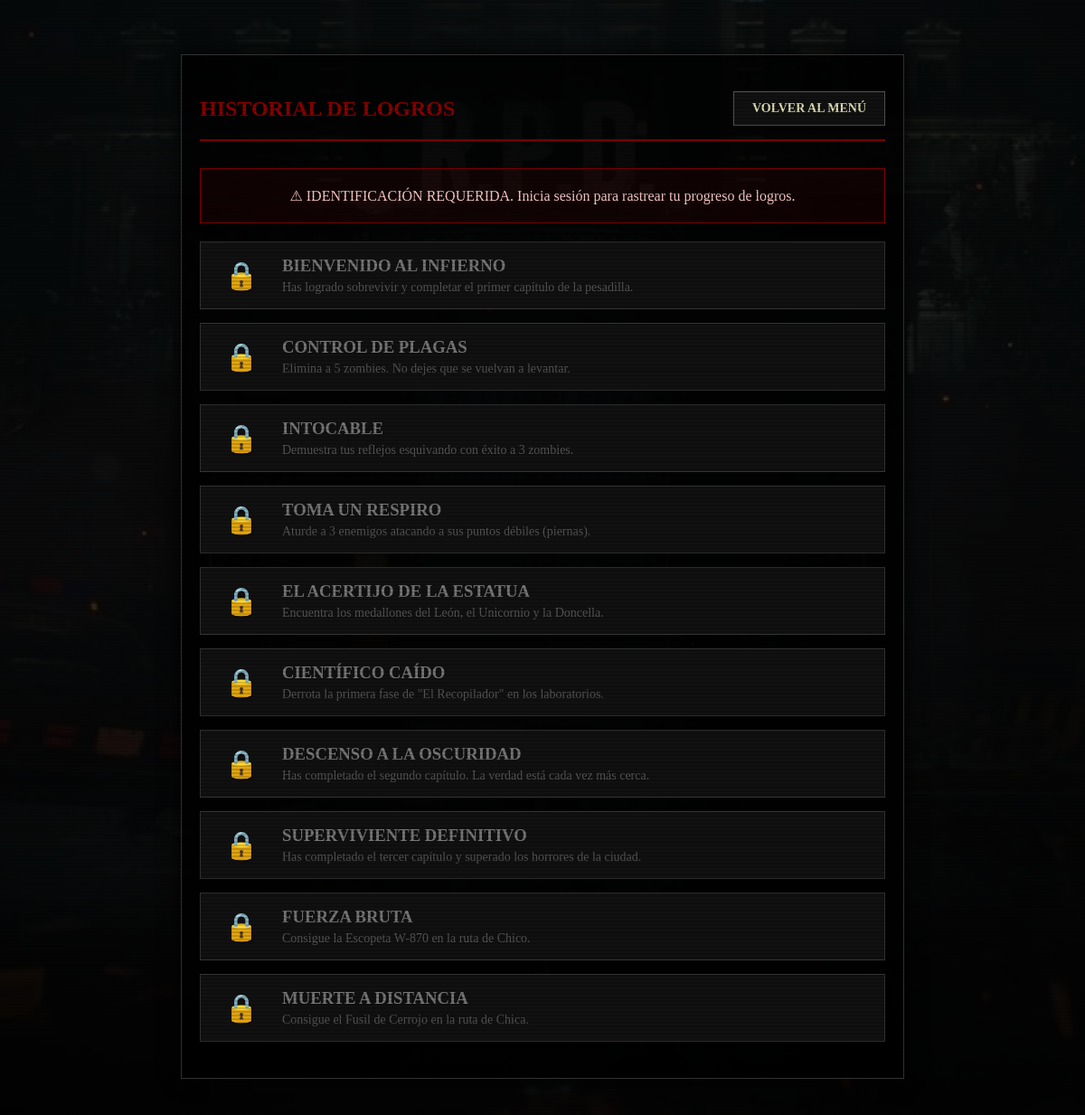
The app's page /pages/logros.php with its own data.
### tables this page shows
CREATE TABLE catalogo_logros (
    id_logro INTEGER PRIMARY KEY AUTOINCREMENT,
    nombre TEXT UNIQUE NOT NULL,
    descripcion TEXT NOT NULL
);

### pages/logros.php (the view, shortened to what this page needs)
<?php
require_once '../includes/conexion.php';
$logueado = $_SESSION['logueado'] ?? false;
$stmtLogros = $pdo->query("SELECT * FROM catalogo_logros ORDER BY id_logro ASC");
$todos_los_logros = $stmtLogros->fetchAll(PDO::FETCH_ASSOC);
$logros_desbloqueados = [];
?>
<!DOCTYPE html>
<html lang="es">
<head>
    <link rel="stylesheet" href="../styles/style.css">
    <link rel="stylesheet" href="../styles/logros.css">
</head>
<body>
    <div class="efecto-crt"></div>
    <div class="fase-contenedor layout-logros">
        <div class="contenedor-logros">
            <header class="header-logros">
                <h2 style="color: #8b0000; text-shadow: 2px 2px 0px #000; margin: 0;">HISTORIAL DE LOGROS</h2>
                <a href="../index.php" class="btn-retro" style="padding: 10px 20px;">Volver al menú</a>
            </header>
            <?php if (!$logueado): ?>
                <div class="mensaje-login">
                    ⚠ IDENTIFICACIÓN REQUERIDA. Inicia sesión para rastrear tu progreso de logros.
                </div>
            <?php endif; ?>
            <div class="lista-logros">
                <?php foreach ($todos_los_logros as $logro): ?>
                    <?php
                    $estaDesbloqueado = isset($logros_desbloqueados[$logro['id_logro']]);
                    $claseCompletado = $estaDesbloqueado ? 'logro-completado' : '';
                    $icono = $estaDesbloqueado ? '🏆' : '🔒';
                    ?>
                    <div class="logro-item <?= $claseCompletado ?>">
                        <div class="logro-icono">
                            <?= $icono ?>
                        </div>
                        <div class="logro-info">
                            <h3><?= htmlspecialchars($logro['nombre']) ?></h3>
                            <p><?= htmlspecialchars($logro['descripcion']) ?></p>
                        </div>
                    </div>
                <?php endforeach; ?>
            </div>
        </div>
    </div>
</body>
</html>

### styles/style.css (style rules this page uses)
body { margin: 0; padding: 0; height: 100vh; background-color: #000; background-image: linear-gradient(rgba(0, 0, 0, 0.6), rgba(0, 0, 0, 0.9)), url("../img/comisaria.png"); background-size: cover; background-position: center; color: #e2e2b6; font-family: "Times New Roman", serif; overflow: hidden; position: relative; }
.efecto-crt { position: absolute; top: 0; left: 0; width: 100%; height: 100%; background: linear-gradient(rgba(18, 16, 16, 0) 50%, rgba(0, 0, 0, 0.25) 50%); background-size: 100% 4px; z-index: 1000; pointer-events: none; opacity: 0.6; }
.fase-contenedor { position: absolute; top: 0; left: 0; width: 100%; height: 100%; display: flex; flex-direction: column; justify-content: center; align-items: center; box-sizing: border-box; padding: 0 10%; }
.btn-retro { background-color: #111; color: #e2e2b6; border: 1px solid #555; padding: 15px; text-decoration: none; font-family: inherit; font-weight: bold; font-size: 14px; cursor: pointer; transition: all 0.2s ease; text-transform: uppercase; }

### styles/logros.css (style rules this page uses)
.layout-logros { justify-content: flex-start; padding: 40px; padding-top: 60px; overflow-y: auto; }
.contenedor-logros { width: 100%; max-width: 800px; margin: 0 auto; padding: 40px 20px; background: rgba(0, 0, 0, 0.85); border: 1px solid #333; box-shadow: 0 0 20px rgba(0, 0, 0, 0.8); box-sizing: border-box; }
.header-logros { display: flex; justify-content: space-between; align-items: center; border-bottom: 2px solid #8b0000; padding-bottom: 15px; margin-bottom: 30px; }
.lista-logros { display: flex; flex-direction: column; gap: 15px; }
.logro-item { padding: 15px 20px; border: 1px solid #333; background: #111; display: flex; align-items: center; gap: 20px; transition: all 0.3s ease; }
.logro-icono { font-size: 30px; min-width: 50px; text-align: center; color: #555; text-shadow: 1px 1px 2px #000; }
.logro-info h3 { margin: 0 0 5px 0; color: #777; text-transform: uppercase; }
.logro-info p { margin: 0; color: #555; font-size: 14px; }
.mensaje-login { text-align: center; padding: 20px; background: rgba(139, 0, 0, 0.1); border: 1px solid #8b0000; color: #ffcccc; margin-bottom: 20px; }

### records on screen
catalogo_logros: id_logro "🔒", nombre "BIENVENIDO AL INFIERNO", descripcion "Has logrado sobrevivir y completar el primer capítulo de la pesadilla."
catalogo_logros: id_logro "🔒", nombre "CONTROL DE PLAGAS", descripcion "Elimina a 5 zombies. No dejes que se vuelvan a levantar."
catalogo_logros: id_logro "🔒", nombre "INTOCABLE", descripcion "Demuestra tus reflejos esquivando con éxito a 3 zombies."
catalogo_logros: id_logro "🔒", nombre "TOMA UN RESPIRO", descripcion "Aturde a 3 enemigos atacando a sus puntos débiles (piernas)."
catalogo_logros: id_logro "🔒", nombre "EL ACERTIJO DE LA ESTATUA", descripcion "Encuentra los medallones del León, el Unicornio y la Doncella."
catalogo_logros: id_logro "🔒", nombre "CIENTÍFICO CAÍDO", descripcion "Derrota la primera fase de \"El Recopilador\" en los laboratorios."
catalogo_logros: id_logro "🔒", nombre "DESCENSO A LA OSCURIDAD", descripcion "Has completado el segundo capítulo. La verdad está cada vez más cerca."
catalogo_logros: id_logro "🔒", nombre "SUPERVIVIENTE DEFINITIVO", descripcion "Has completado el tercer capítulo y superado los horrores de la ciudad."
catalogo_logros: id_logro "🔒", nombre "FUERZA BRUTA", descripcion "Consigue la Escopeta W-870 en la ruta de Chico."
catalogo_logros: id_logro "🔒", nombre "MUERTE A DISTANCIA", descripcion "Consigue el Fusil de Cerrojo en la ruta de Chica."
